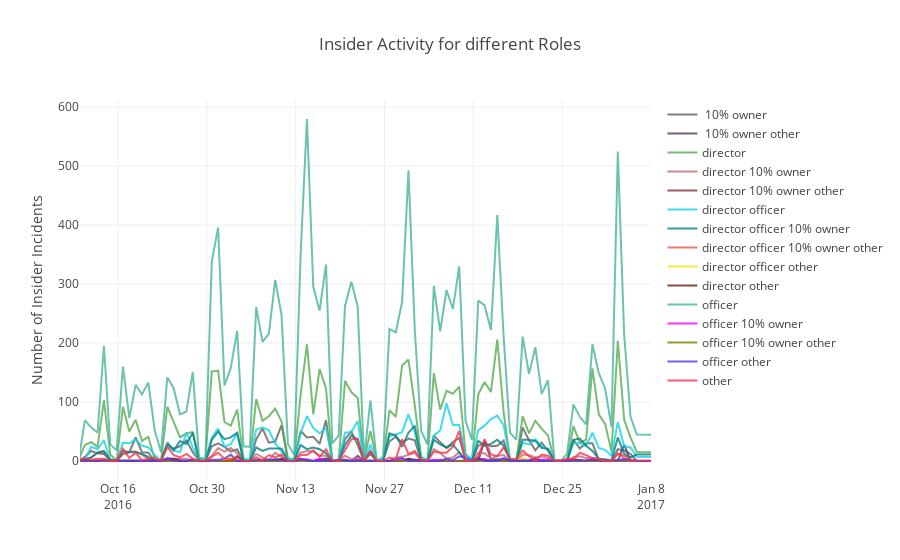

Here is the notebook cell this chart was saved with:
### Code cell
ten_per_owner = go.Scatter(
                x=df_insider.index,
                y=df_insider[' 10% owner'],
                name = " 10% owner",
                line = dict(color = '#000000'),
                opacity = 0.5)
ten_per_owner_other = go.Scatter(
                x=df_insider.index,
                y=df_insider[' 10% owner other'],
                name = " 10% owner other",
                line = dict(color = '#533965'),
                opacity = 0.8)
director = go.Scatter(
                x=df_insider.index,
                y=df_insider[' director'],
                name = "director",
                line = dict(color = '#56ac4d'),
                opacity = 0.8)
director_ten_per_owner = go.Scatter(
                x=df_insider.index,
                y=df_insider[' director 10% owner'],
                name = "director 10% owner",
                line = dict(color = '#c46c71'),
                opacity = 0.8)
director_ten_per_owner_other = go.Scatter(
                x=df_insider.index,
                y=df_insider[' director 10% owner other'],
                name = "director 10% owner other",
                line = dict(color = '#813338'),
                opacity = 0.8)
director_officer = go.Scatter(
                x=df_insider.index,
                y=df_insider[' director officer'],
                name = "director officer",
                line = dict(color = '#0fd2ee'),
                opacity = 0.8)

director_officer_ten_per_owner = go.Scatter(
                x=df_insider.index,
                y=df_insider[' director officer 10% owner'],
                name = "director officer 10% owner",
                line = dict(color = '#008080'),
                opacity = 0.8)
director_officer_ten_per_owner_other = go.Scatter(
                x=df_insider.index,
                y=df_insider[' director officer 10% owner other'],
                name = "director officer 10% owner other",
                line = dict(color = '#e15c46'),
                opacity = 0.8)
director_officer_other = go.Scatter(
                x=df_insider.index,
                y=df_insider[' director officer other'],
                name = "director officer other",
                line = dict(color = '#f6e20e'),
                opacity = 0.8)
director_other = go.Scatter(
                x=df_insider.index,
                y=df_insider[' director other'],
                name = "director other",
                line = dict(color = '#641E16'),
                opacity = 0.8)
officer = go.Scatter(
                x=df_insider.index,
                y=df_insider[' officer'],
                name = "officer",
                line = dict(color = '#45B39D'),
                opacity = 0.8)
officer_ten_per_owner = go.Scatter(
                x=df_insider.index,
                y=df_insider[' officer 10% owner'],
                name = "officer 10% owner",
                line = dict(color = '#FF00FF'),
                opacity = 0.8)
officer_ten_per_owner_other = go.Scatter(
                x=df_insider.index,
                y=df_insider[' officer 10% owner other'],
                name = "officer 10% owner other",
                line = dict(color = '#808000'),
                opacity = 0.8)
officer_other = go.Scatter(
                x=df_insider.index,
                y=df_insider[' officer other'],
                name = "officer other",
                line = dict(color = '#5233FF'),
                opacity = 0.8)
other = go.Scatter(
                x=df_insider.index,
                y=df_insider[' other'],
                name = "other",
                line = dict(color = '#FF3349'),
                opacity = 0.8)




data=[ten_per_owner,ten_per_owner_other,director,director_ten_per_owner,director_ten_per_owner_other,director_officer,
      director_officer_ten_per_owner,director_officer_ten_per_owner_other,director_officer_other,director_other,
     officer,officer_ten_per_owner,officer_ten_per_owner_other,officer_other,other]

layout = dict(
    title = "Insider Activity for different Roles",
    xaxis = dict(
        range = ['2016-10-10','2017-01-08']),
    yaxis=dict(
     title="Number of Insider Incidents")
    
)

fig = dict(data=data, layout=layout)
iplot(fig)
